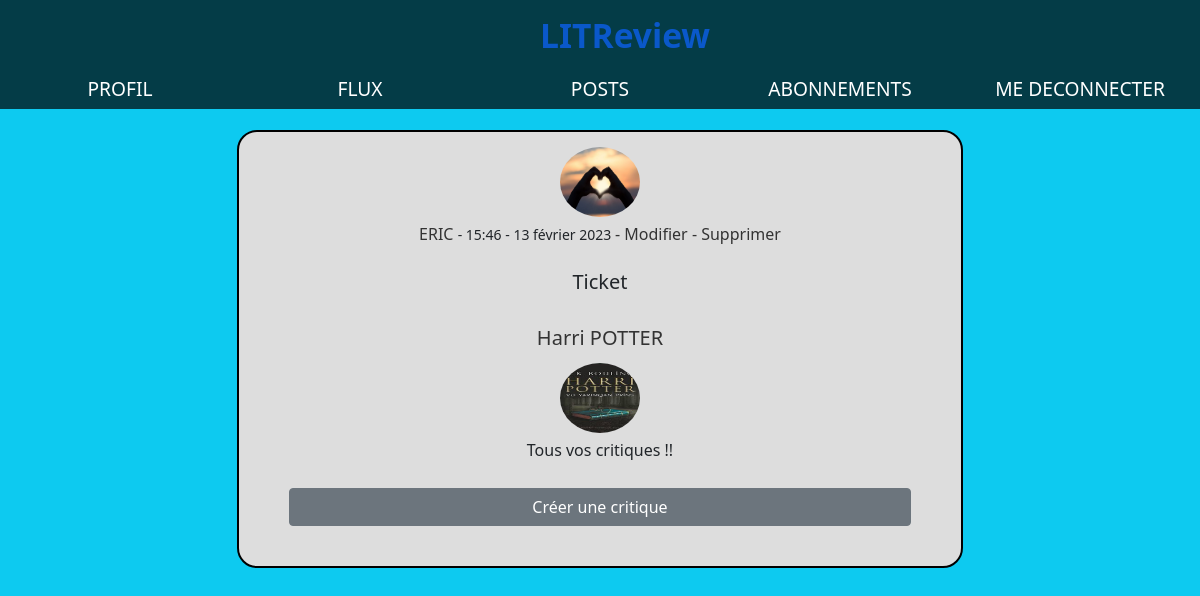
Before: /ticket/23/detail (signed in) with the older database file.
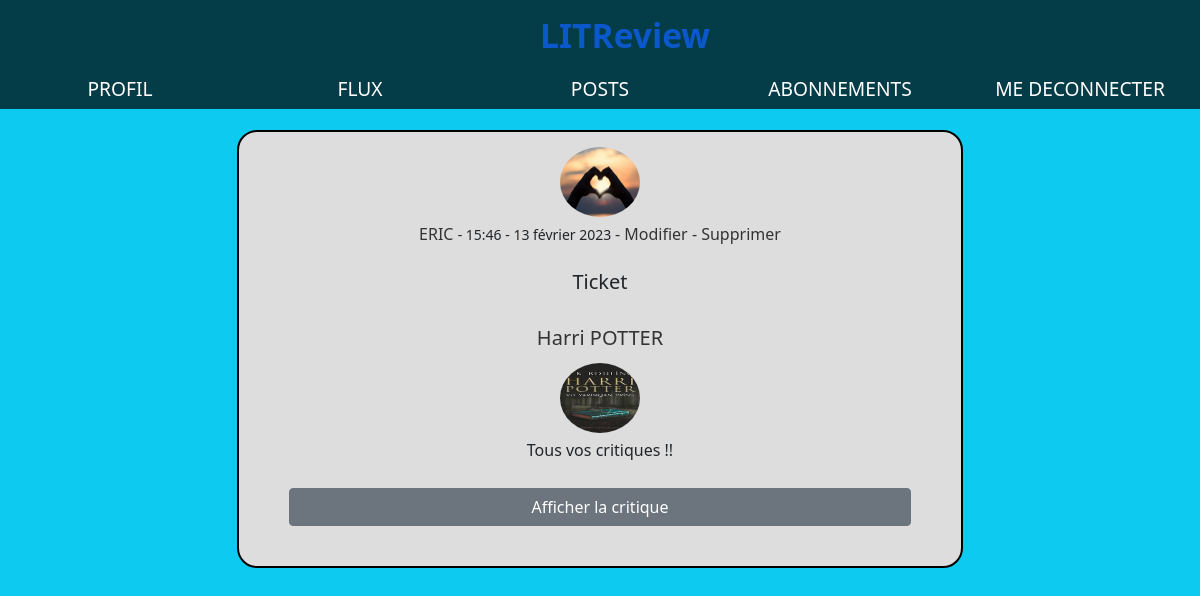
After: the same page with the newer database file.
### critique/models.py (models this page shows, shortened)
class Review(models.Model):
    ticket = models.ForeignKey(to=Ticket, on_delete=models.CASCADE)
    rating = models.PositiveSmallIntegerField(
        validators=[MinValueValidator(0), MaxValueValidator(5)]
    )
    headline = models.CharField(max_length=128)
    body = models.CharField(max_length=8192, blank=True)
    user = models.ForeignKey(to=settings.AUTH_USER_MODEL, on_delete=models.CASCADE)
    time_created = models.DateTimeField(auto_now_add=True)

### critique/views.py (the view)
# urls.py: path("ticket/<int:pk>/detail", ticket_detail, name="ticket_detail"),
@login_required
def ticket_detail(request, pk):
    ticket = get_object_or_404(Ticket, id=pk)
    followed_users = find_user_follows(request.user)
    replied_tickets, replied_reviews = find_tickets_validate([ticket])
    context = {
        "post": ticket,
        "title": "Ticket",
        "r_tickets": replied_tickets,
        "r_reviews": replied_reviews,
        "followed_users": followed_users,
    }
    return render(request, "critique/post_detail.html", context)

### critique/complements.py (called while the page is built)
def find_tickets_validate(tickets):
    replied_reviews = Review.objects.filter(ticket__in=tickets)
    replied_tickets = [review.ticket for review in replied_reviews]
    return replied_tickets, replied_reviews

def find_user_follows(user):
    follows = UserFollow.objects.filter(user=user)
    followed_users = [follow.followed_user for follow in follows]
    return followed_users

### critique/templates/critique/post_detail.html
{% extends "base.html" %}
{% block content %}
{% if title == 'Ticket' %}
  {% include 'critique/ticket_base.html' %}
{% elif title == 'Critique du livre' %}
  {% include 'critique/review_base.html' %}
{% endif %}
{% endblock content %}

### critique/templates/critique/ticket_base.html
<article class="form form-ticket">
    <img src="{{ post.user.profile.image.url }}" alt="{{ post.user.username }} profile image">
    <div>
      <div class="article">
        {% if post.user != user %}
          {% if post.user in followed_users %}
            <a href="{% url 'user_posts' post.user.id %}">{{ post.user }}</a>
          {% else %}
            <p style="display:inline">{{ post.user }}</p>
          {% endif %}
        {% else %}
          <a href="{% url 'posts' %}">{{ post.user }}</a>
        {% endif %}
        <small>{{ post.time_created|date:"- H:i - d F Y " }}</small>
        {% if post.user == user %}
          <a href="{% url 'ticket_update' post.id %}">- Modifier</a>
          <a href="{% url 'ticket_delete' post.id %}">- Supprimer</a>
        {% elif post.user not in followed_users %}
          <div>
            <i>Vous n'êtes pas abonné à {{ post.user }}</i>
            <a href="{% url 'subscriptions' %}"> --> S'abonner</a>
          </div>
        {% endif %}
      </div>
    </br><h5><span>Ticket</span></h5></br>
      <h5><a href="{% url 'ticket_detail' post.id %}">{{ post.title }}</a></h5>
      <div class="ticket-description">
        {% if post.image %}
          <img src="{{ post.image.url }}" alt="{{ post.title }}">
        {% endif %}
        <p>{{ post.description }}</p>
      </div>
      {% if r_tickets and post in r_tickets %}
        {% for reply in r_reviews %}
          {% if post == reply.ticket %}
            <div>
              <a class="btn btn-secondary text-white" href="{% url 'review_detail' reply.id %}">Afficher la critique  </a>
            </div>
          {% endif %}
        {% endfor %}
      {% elif post not in r_tickets %}
        <div>
          <a class="btn btn-secondary text-white" href="{% url 'response_review' post.id %}">Créer une critique</a>
        </div>
      {% endif %}
    </div>
</article>

Changed rows visible on the page:
added Review: shows "Afficher la critique"
Other visible differences:
text no longer shown: "Créer une critique"
